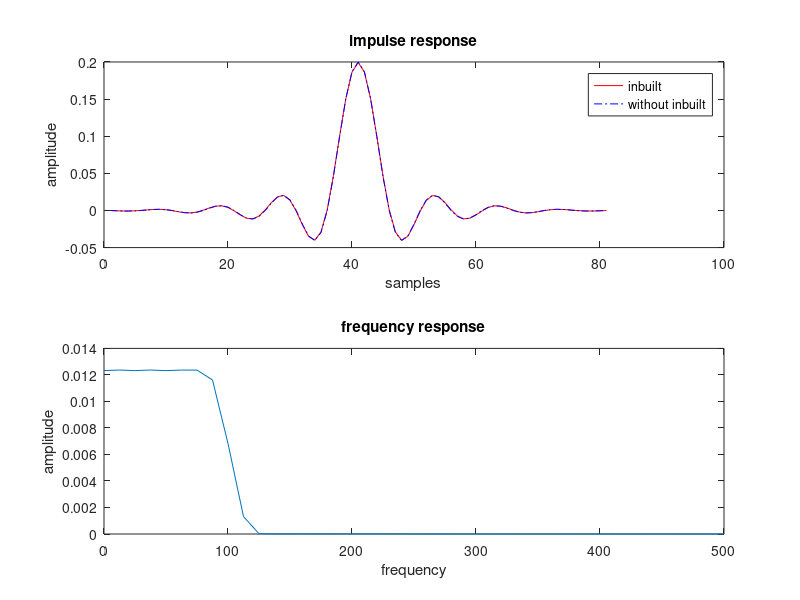

MATLAB code to generate this figure:
clc;
clear all;
close all;
f=100; fs=1000; N=81;
wc=2*pi*f/fs;
m=(N-1)/2;
h1=fir1(N-1,wc/pi,'low',hamming(N));
hwind= 0.54-(0.46.*cos(2*pi.*[0:N-1]/(N-1))); % window function
k=-m:-1;
d1=sin(wc.*k)./(pi.*k);
k2=1:m;
d2=sin(wc.*k2)./(pi.*k2);
ideal=[d1 wc/pi d2]; % desired impulse response
imp=hwind.*ideal; 
subplot(2,1,1);
plot(h1,'-r');
hold on;
plot(imp,'-.b');
legend('inbuilt','without inbuilt')
xlabel('samples');
ylabel('amplitude');
title('impulse response');
Nf=128;
L=length(imp);
freq=abs(fft(imp,N))/L;
findex=(fs/2)*linspace(0,1,(N/2)+1);
subplot(2,1,2);
plot(findex,freq(1:(N/2)+1));
xlabel('frequency');
ylabel('amplitude');
title('frequency response');
